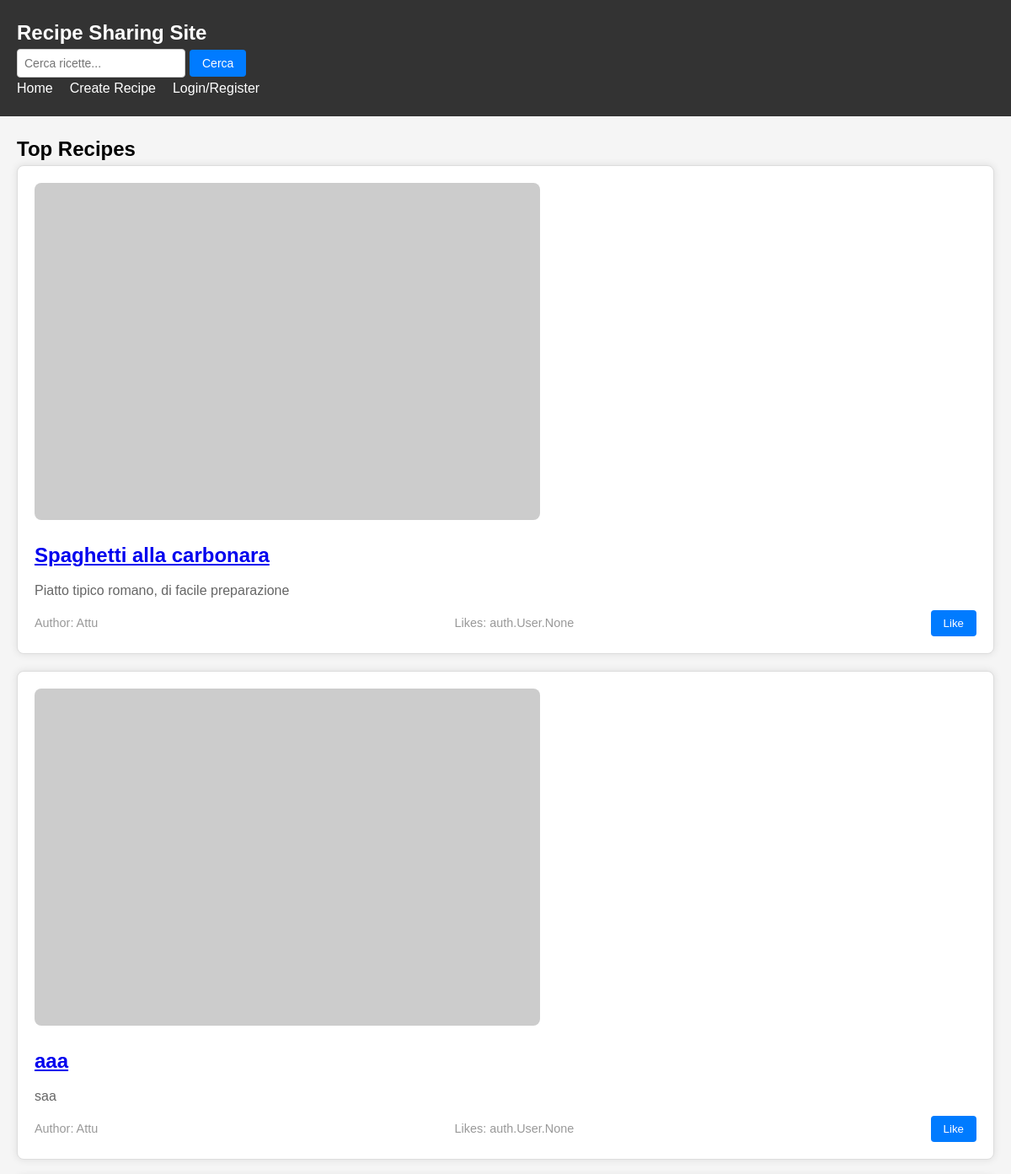
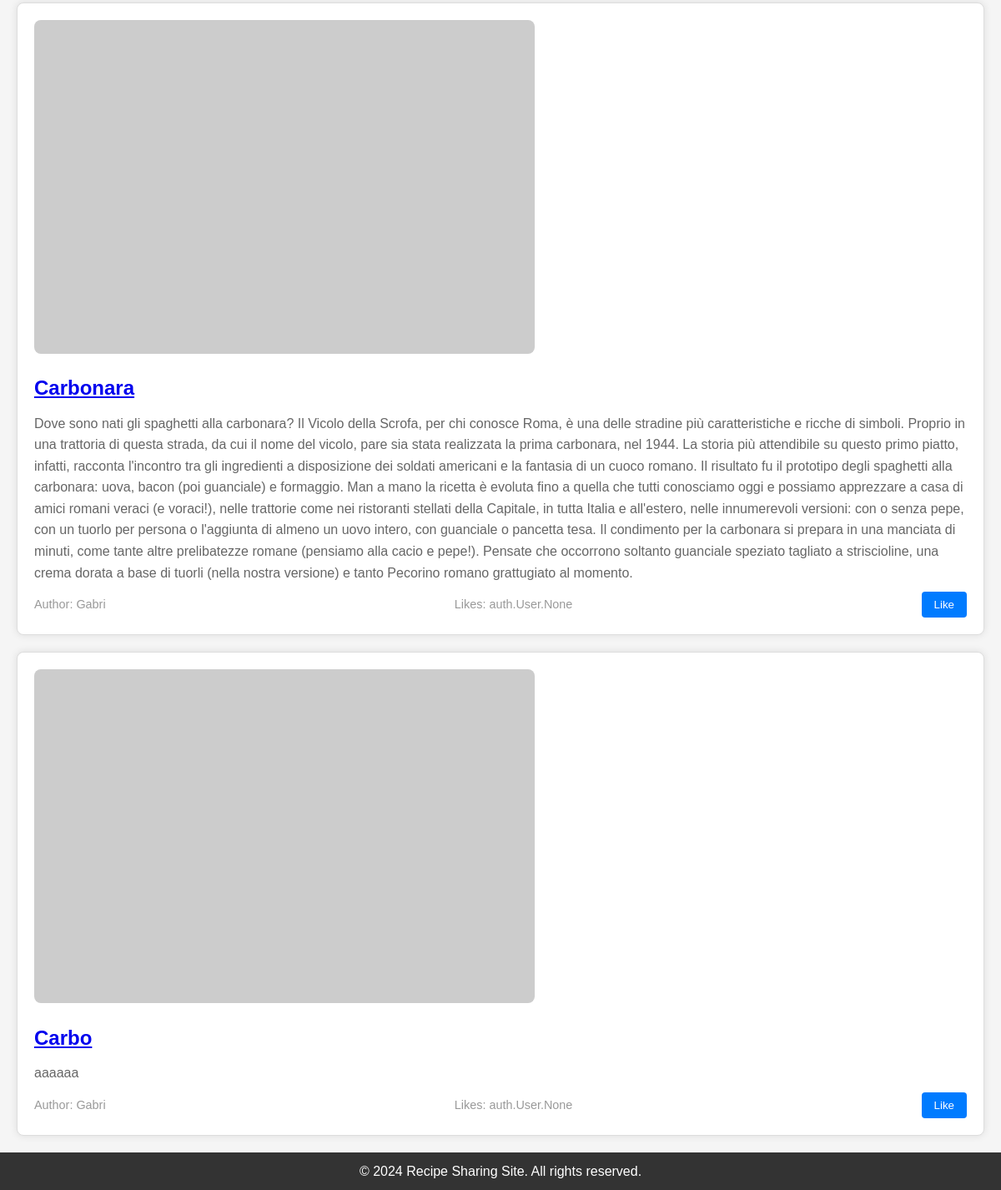
Before: /recipes/ with the older database file (2 pictures, top to bottom).
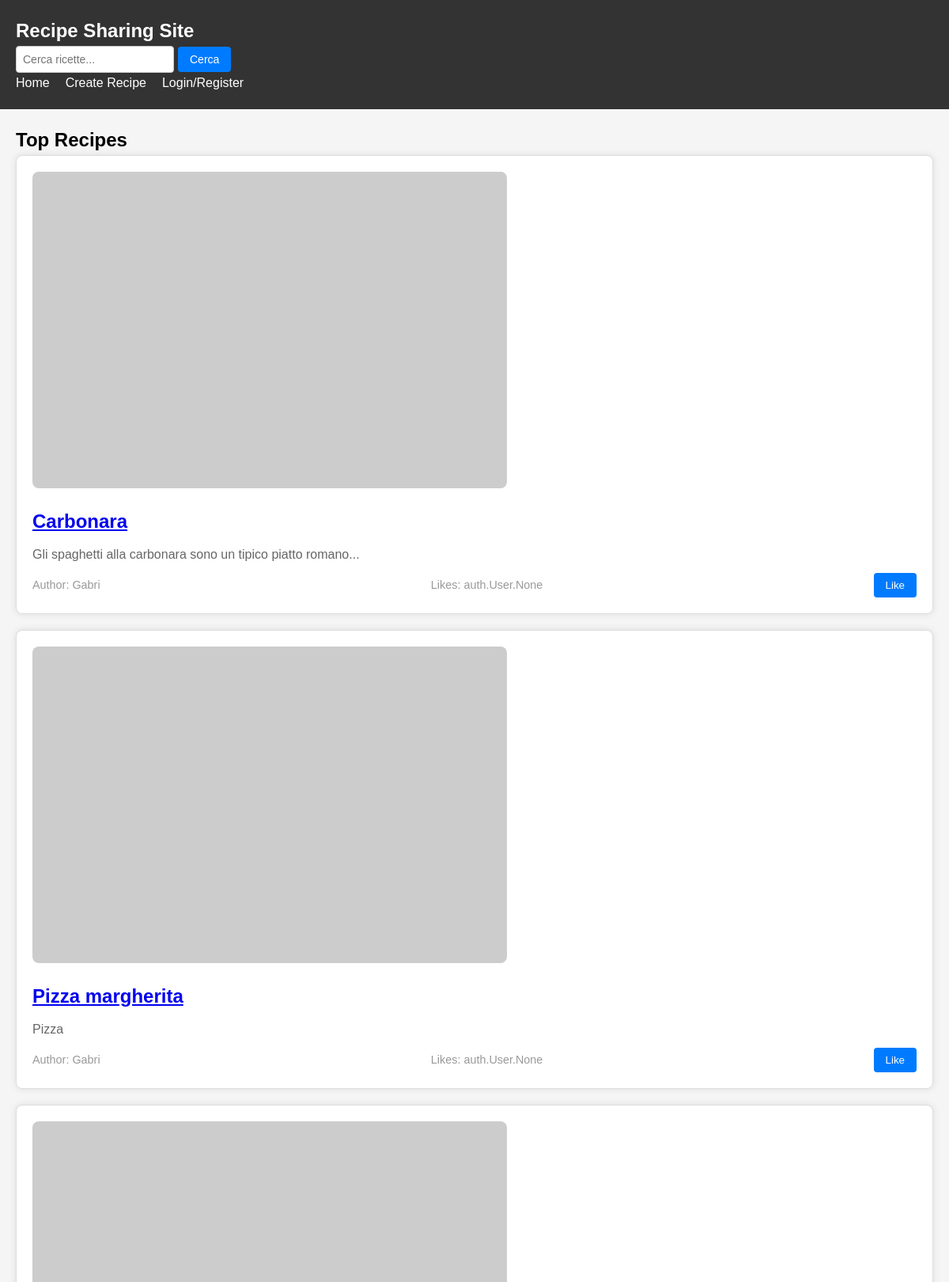
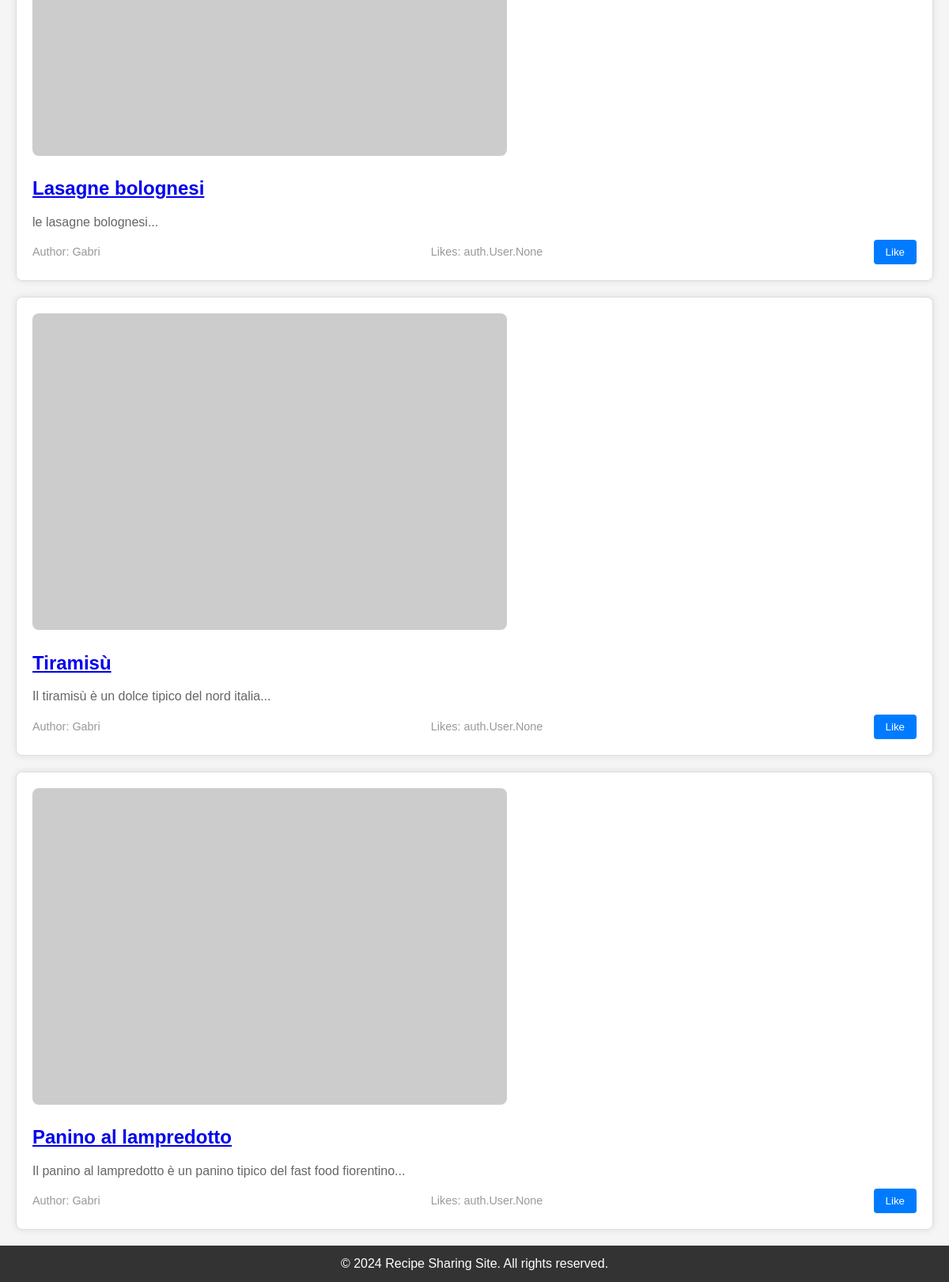
After: the same page with the newer database file (2 pictures, top to bottom).
### recipes/models.py (models this page shows, shortened)
class Recipe(models.Model):
    title = models.CharField(max_length=200)
    description = models.TextField()
    ingredients = models.TextField()
    instructions = models.TextField()
    prep_time = models.IntegerField()
    cook_time = models.IntegerField()
    author = models.ForeignKey(User, on_delete=models.CASCADE,related_name='recipes')
    created_at = models.DateTimeField(auto_now_add=True)
    updated_at = models.DateTimeField(auto_now=True)
    likes = models.ManyToManyField(User, related_name='liked_recipes', blank=True)

### recipes/views.py (the view)
# urls.py: 2. Add a URL to urlpatterns:  path('', views.home, name='home')
def home(request):
    top_recipes = Recipe.objects.order_by('-likes')[:5]  # Mostra le prime 5 ricette con più mi piace
    context = {
        'top_recipes': top_recipes,
    }
    return render(request, 'recipes/home.html', context)

### recipes/templates/recipes/home.html (shortened to what this page needs)
{% extends 'base_generic.html' %}
{% load static %}
{% block content %}
  <h2>Top Recipes</h2>
  {% if top_recipes %}
    <div class="top-recipes-container">
      {% for recipe in top_recipes %}
        <div class="top-recipe-box">
    <img src="https://placehold.co/600x400" alt="{{ recipe.title }}">
    <h3><a href="{% url 'recipe_detail' recipe.id %}">{{ recipe.title }}</a></h3>
    <p>{{ recipe.description }}</p>
    <div class="recipe-meta">
        <span>Author: {{ recipe.author.username }}</span>
        <span>Likes: {{ recipe.likes }}</span>
        <button class="like-btn" onclick="likeRecipe({{ recipe.id }})">Like</button>
    </div>
</div>
      {% endfor %}
    </div>
  {% else %}
    <p>No recipes found.</p>
  {% endif %}
{% endblock %}

### recipes/templates/base_generic.html (shortened to what this page needs)
<!DOCTYPE html>
<html lang="en">
{% load static %}
<head>
    <link rel="stylesheet" href="{% static 'css/styles.css' %}">
</head>
<body>
    <header>
        <nav class="navbar">
            <div class="container">
                <a href="{% url 'home' %}" class="logo">Recipe Sharing Site</a>
                <form action="{% url 'search_recipes' %}" method="get" class="search-form">
                    <input type="text" name="query" placeholder="Cerca ricette...">
                    <button type="submit">Cerca</button>
                </form>
                <ul class="nav-menu">
                <li><a href="{% url 'home' %}">Home</a></li>
                <li><a href="{% url 'create_recipe' %}">Create Recipe</a></li>
                {% if user.is_authenticated %}
                    <li><a href="{% url 'profile' %}">Profile</a></li>
                    <li><a href="{% url 'favorite_recipes' %}">Favorite Recipes</a></li>
                    <li><span>Welcome, {{ user.username }}</span></li>
                    <li><a href="{% url 'logout' %}">Logout</a></li>
                {% else %}
                    <li><a href="{% url 'login_and_registration' %}">Login/Register</a></li>
                {% endif %}
                </ul>
            </div>
        </nav>
    </header>
    <main>
        <div class="container">
            {% block content %}{% endblock %}
        </div>
    </main>
    <footer>
        <div class="container">
            <p>&copy; 2024 Recipe Sharing Site. All rights reserved.</p>
        </div>
    </footer>
</body>
</html>

### recipes/static/css/styles.css (style rules this page uses)
* { margin: 0; padding: 0; box-sizing: border-box; }
body { font-family: Arial, sans-serif; line-height: 1.6; background-color: #f5f5f5; }
.container { max-width: 1200px; margin: 0 auto; padding: 0 20px; }
header { background-color: #333; color: #fff; padding: 10px 0; }
.navbar .logo { font-size: 1.5rem; font-weight: bold; color: #fff; text-decoration: none; }
.nav-menu li a { color: #fff; text-decoration: none; transition: color 0.3s ease; }
.navbar { background-color: #333; padding: 10px 0; }
.nav-menu { list-style-type: none; margin: 0; padding: 0; display: flex; align-items: center; }
.nav-menu li { margin-right: 20px; }
.search-form { margin-left: auto; display: flex; align-items: center; }
.search-form input[type="text"] { padding: 8px; font-size: 14px; border: 1px solid #ccc; border-radius: 4px; margin-right: 5px; width: 200px; }
.search-form button { padding: 8px 15px; font-size: 14px; background-color: #007bff; color: #fff; border: none; border-radius: 4px; cursor: pointer; }
main { margin-top: 20px; }
footer { background-color: #333; color: #fff; padding: 10px 0; text-align: center; }
.top-recipe-box { border: 1px solid #ddd; padding: 20px; margin-bottom: 20px; border-radius: 8px; background-color: #fff; box-shadow: 0 0 10px rgba(0, 0, 0, 0.1); transition: transform 0.3s, box-shadow 0.3s; }
.top-recipe-box img { max-width: 100%; height: auto; border-radius: 8px; margin-bottom: 15px; }
.top-recipe-box h3 { margin-top: 0; font-size: 1.5rem; color: #333; }
.top-recipe-box p { margin: 10px 0; color: #666; }
.top-recipe-box .recipe-meta { display: flex; justify-content: space-between; align-items: center; }
.top-recipe-box .recipe-meta span { margin-right: 10px; font-size: 0.9rem; color: #999; }
.top-recipe-box .recipe-meta .like-btn { background-color: #007bff; color: #fff; padding: 8px 15px; border: none; border-radius: 4px; cursor: pointer; transition: background-color 0.3s; }
.like-btn { background-color: #007bff; color: #fff; padding: 8px 15px; border: none; border-radius: 4px; cursor: pointer; transition: background-color 0.3s; }

Changed rows visible on the page:
removed Recipe: title "Spaghetti alla carbonara", description "Piatto tipico romano, di facile preparazione", author.username "Attu", likes "auth.User.None"
removed Recipe: title "aaa", description "saa", author.username "Attu", likes "auth.User.None"
changed Recipe "Carbonara": description "Dove sono nati gli spaghetti alla carbonara? Il Vicolo della Scrofa, per chi conosce Roma, è una delle stradine più caratteristiche e ricche di simboli. Proprio in una trattoria di questa strada, da cui il nome del vicolo, pare sia stata realizzata la prima carbonara, nel 1944. La storia più attendibile su questo primo piatto, infatti, racconta l'incontro tra gli ingredienti a disposizione dei soldati americani e la fantasia di un cuoco romano. Il risultato fu il prototipo degli spaghetti alla carbonara: uova, bacon (poi guanciale) e formaggio. Man a mano la ricetta è evoluta fino a quella che tutti conosciamo oggi e possiamo apprezzare a casa di amici romani veraci (e voraci!), nelle…" → "Gli spaghetti alla carbonara sono un tipico piatto romano..."
changed Recipe: title "Carbo" → "Pizza margherita"; description "aaaaaa" → "Pizza"
added Recipe: title "Lasagne bolognesi", description "le lasagne bolognesi...", author.username "Gabri", likes "auth.User.None"
added Recipe: title "Tiramisù", description "Il tiramisù è un dolce tipico del nord italia...", author.username "Gabri", likes "auth.User.None"
added Recipe: title "Panino al lampredotto", description "Il panino al lampredotto è un panino tipico del fast food fiorentino...", author.username "Gabri", likes "auth.User.None"
